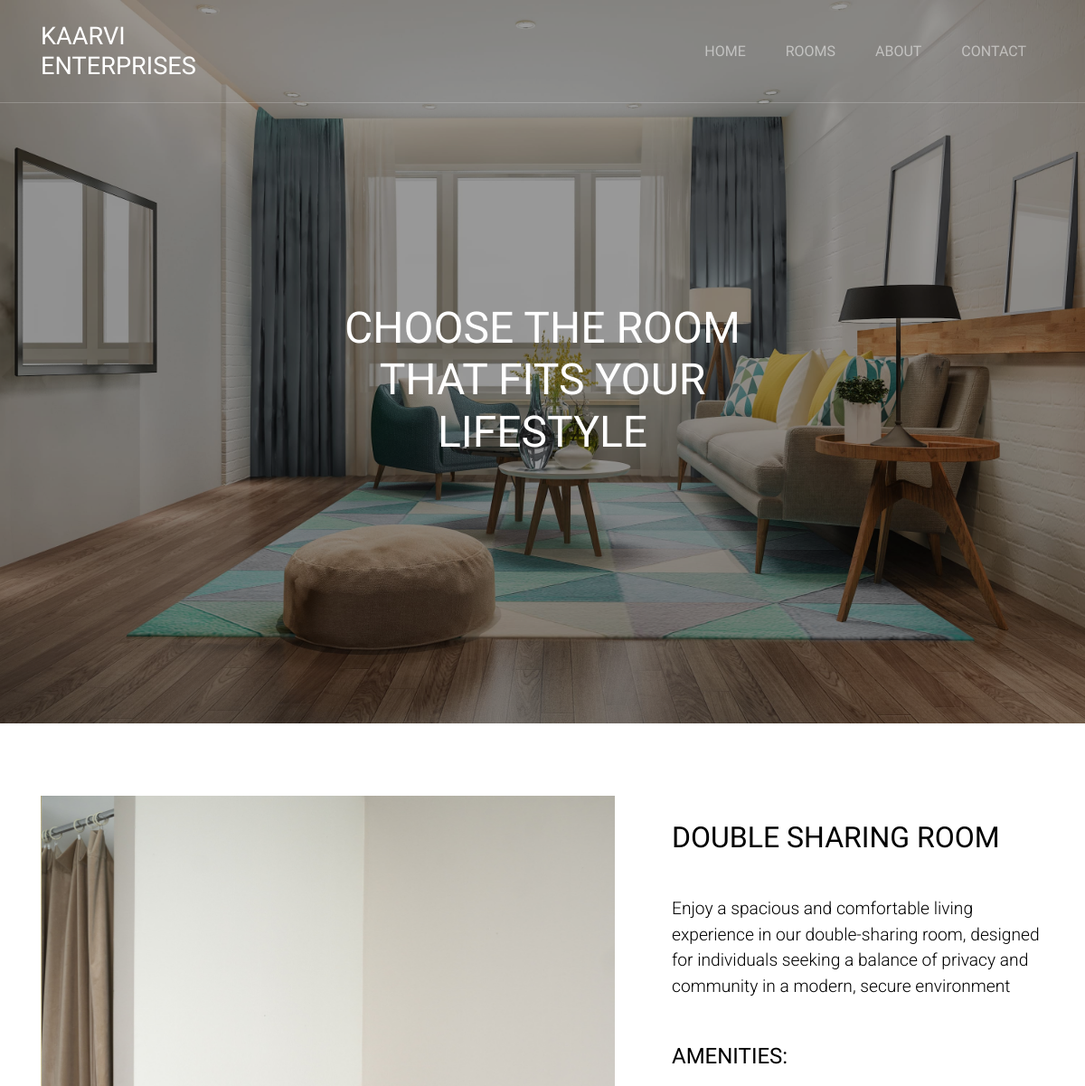
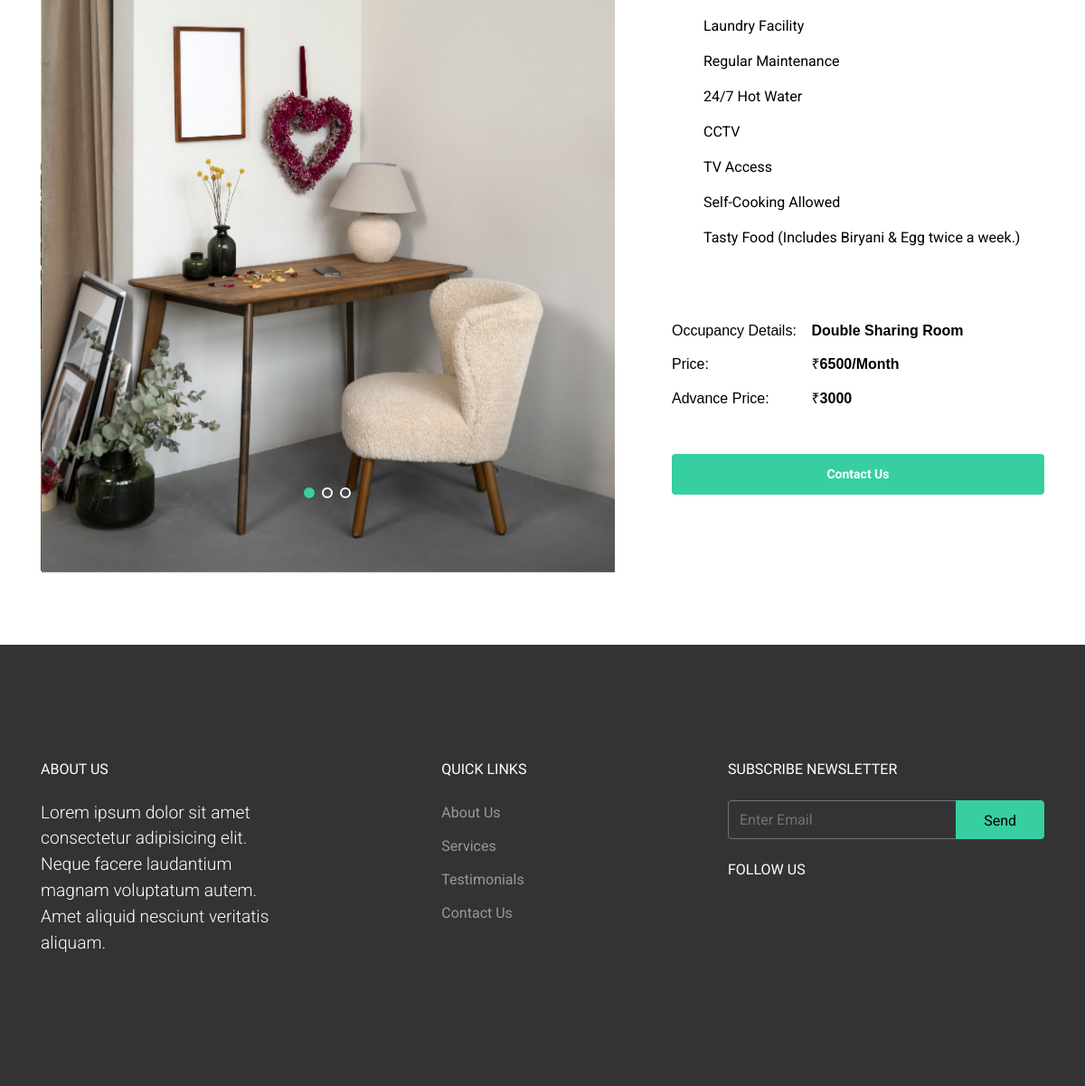
The page /singleroom/13/ on the database its author committed (2 pictures, top to bottom).
### Backend/models.py (models this page shows)
class DetailsDB(models.Model):
    name = models.CharField(max_length=100, null=True, blank=True)
    description = models.CharField(max_length=500, null=True, blank=True)
    price = models.IntegerField(null=True, blank=True)
    advprice = models.IntegerField(null=True, blank=True)
    roomimage1 = models.ImageField(upload_to="Room_images", null=True, blank=True)
    roomimage2 = models.ImageField(upload_to="Room_images", null=True, blank=True)
    roomimage3 = models.ImageField(upload_to="Room_images", null=True, blank=True)

### Frontend/views.py (the view)
# urls.py: path('singleroom/<int:Rid>/', views.singleroom, name="singleroom"),
def singleroom(req,Rid):
    data = DetailsDB.objects.all()
    cata = DetailsDB.objects.get(id=Rid)
    return render(req,"singleroom.html",{'data':data,'cata':cata})

### Frontend/templates/singleroom.html (shortened to what this page needs)
<!DOCTYPE html>
{% load static %}
<html lang="en">
  <head>
    <link rel="stylesheet" href="{% static '/frontend/fonts/icomoon/style.css' %}">
    <link rel="stylesheet" href="{% static '/frontend/css/bootstrap.min.css' %}">
    <link rel="stylesheet" href="{% static '/frontend/css/jquery-ui.css' %}">
    <link rel="stylesheet" href="{% static '/frontend/css/owl.carousel.min.css' %}">
    <link rel="stylesheet" href="{% static '/frontend/css/owl.theme.default.min.css' %}">
    <link rel="stylesheet" href="{% static '/frontend/css/owl.theme.default.min.css' %}">
    <link rel="stylesheet" href="{% static '/frontend/css/jquery.fancybox.min.css' %}">
    <link rel="stylesheet" href="{% static '/frontend/css/bootstrap-datepicker.css' %}">
    <link rel="stylesheet" href="{% static '/frontend/fonts/flaticon/font/flaticon.css' %}">
    <link rel="stylesheet" href="{% static '/frontend/css/aos.css' %}">
    <link rel="stylesheet" href="{% static '/frontend/css/style.css' %}">
  </head>
  <body data-spy="scroll" data-target=".site-navbar-target" data-offset="300">
  <div class="site-wrap">
    <header class="site-navbar py-4 js-sticky-header site-navbar-target" role="banner">
      <div class="container">
        <div class="row align-items-center">
          <div class="col-6 col-xl-2"  >
            <h1 class="mb-0 site-logo m-0 p-0"><a href="index.html" class="mb-0">KAARVI ENTERPRISES </a></h1>
          </div>
          <div class="col-12 col-md-10 d-none d-xl-block">
            <nav class="site-navigation position-relative text-right" role="navigation">
              <ul class="site-menu main-menu js-clone-nav mr-auto d-none d-lg-block">
                <li><a href="{% url 'homepage' %}" class="nav-link">Home</a></li>
                <li><a href="{% url 'roomspage' %}" class="nav-link">Rooms</a></li>
                <li><a href="{% url 'aboutpage' %}" class="nav-link">About</a></li>
                <li><a href="{% url 'contactpage' %}" class="nav-link">Contact</a></li>
              </ul>
            </nav>
          </div>
        </div>
      </div>
    </header>
   <div class="site-blocks-cover overlay" style="background-image: url('{% static 'frontend/images/Rooms.jpg' %}');" data-aos="fade" id="home-section">
      <div class="container">
        <div class="row align-items-center justify-content-center">
          <div class="col-md-5 mx-auto mt-lg-5 text-center">
            <h1>Choose the Room that fits your Lifestyle</h1>
          </div>
        </div>
      </div>
    <div class="site-section" id="property-details">
      <div class="container">
        <div class="row">
          <div class="col-lg-7">
            <div class="owl-carousel slide-one-item with-dots" >
              <div><img src="{{cata.roomimage1.url}}" alt="Image" class="img-fluid"></div>
            </div>
          </div>
       <div class="col-lg-5 pl-lg-5 ml-auto">
    <div class="text" style="color: black;"><br>
        <h2 style="color: black;">{{ cata.name }}</h2><br>
        <p class="mb-5" style="color: black; padding-top: 10px;">
            {{ cata.description }}
        </p>
        <h4 >Amenities:</h4><br>
        <ul class="list-unstyled ul-check success" style="padding-top: -20px;" >
                  <li>Laundry Facility</li>
                  <li>Regular Maintenance </li>
                  <li>24/7 Hot Water</li>
                  <li>CCTV</li>
                  <li>TV Access</li>
                  <li>Self-Cooking Allowed</li>
                  <li>Tasty Food (Includes Biryani & Egg twice a week.)</li>
                </ul><br>
        <ul class="property-list-details mb-5" style="list-style: none; padding-top: 20px; padding: 0; color: black; margin: 0; font-family: Arial, Helvetica, sans-serif; font-weight: 500;">
            <li style="color: black; margin-bottom: 10px; ">
                <span style="display: inline-block; width: 150px;">Occupancy Details:</span>
                <strong style="color: black; font-weight: 550;">{{ cata.name }}</strong>
            </li>
            <li style="color: black; margin-bottom: 10px;">
                <span style="display: inline-block; width: 150px;">Price:</span>
                <strong style="color: black; font-weight: 550;">₹{{ cata.price }}/Month</strong>
            </li>
            <li style="color: black; margin-bottom: 10px;">
                <span style="display: inline-block; width: 150px;">Advance Price:</span>
                <strong style="color: black; font-weight: 550;">₹{{ cata.advprice }}</strong>
            </li>
        </ul>
        <div>
            <a href="{% url 'contactpage' %}" style="display: inline-block; padding: 12px; border: none; border-radius: 4px; font-size: 14px; cursor: pointer; font-weight: bold; width: 100%; text-align: center; text-decoration: none;" class="btn btn-primary btn-md text-white">Contact Us</a>
        </div>
              </div>
           </div>
        </div>
      </div>
    </div>
    <footer class="site-footer">
      <div class="container">
        <div class="row">
          <div class="col-md-8">
            <div class="row">
              <div class="col-md-5">
                <h2 class="footer-heading mb-4">About Us</h2>
                <p>Lorem ipsum dolor sit amet consectetur adipisicing elit. Neque facere laudantium magnam voluptatum autem. Amet aliquid nesciunt veritatis aliquam.</p>
              </div>
              <div class="col-md-3 mx-auto">
                <h2 class="footer-heading mb-4">Quick Links</h2>
                <ul class="list-unstyled">
                  <li><a href="#home-section">About Us</a></li>
                  <li><a href="#home-section">Services</a></li>
                  <li><a href="#home-section">Testimonials</a></li>
                  <li><a href="#home-section">Contact Us</a></li>
                </ul>
              </div>
            </div>
          </div>
          <div class="col-md-4">
            <div class="mb-4">
              <h2 class="footer-heading mb-4">Subscribe Newsletter</h2>
            <form action="#" method="post" class="footer-subscribe">
              <div class="input-group mb-3">
                <input type="text" class="form-control border-secondary text-white bg-transparent" placeholder="Enter Email" aria-label="Enter Email" aria-describedby="button-addon2">
                <div class="input-group-append">
                  <button class="btn btn-primary text-black" type="button" id="button-addon2">Send</button>
                </div>
              </div>
            </form>
            </div>
            <div class="">
              <h2 class="footer-heading mb-4">Follow Us</h2>
                <a href="#" class="pl-0 pr-3"><span class="icon-facebook"></span></a>
                <a href="#" class="pl-3 pr-3"><span class="icon-twitter"></span></a>
                <a href="#" class="pl-3 pr-3"><span class="icon-instagram"></span></a>
                <a href="#" class="pl-3 pr-3"><span class="icon-linkedin"></span></a>
            </div>
          </div>
        </div>
      </div>
    </footer>
  </div>
  </body>
</html>

### Frontend/static/frontend/css/style.css (style rules this page uses)
html { overflow-x: hidden; }
body { line-height: 1.7; color: gray; font-weight: 400; font-size: 1rem; }
a { -webkit-transition: .3s all ease; -o-transition: .3s all ease; transition: .3s all ease; }
h1, h2, h3, h4, h5, .h1, .h2, .h3, .h4, .h5 { font-family: "Oswald", sans-serif; font-weight: 300 !important; text-transform: uppercase; }
.text-black { color: #000 !important; }
.site-wrap:before { display: none; -webkit-transition: .3s all ease-in-out; -o-transition: .3s all ease-in-out; transition: .3s all ease-in-out; background: rgba(0, 0, 0, 0.6); content: ""; position: absolute; z-index: 2000; top: 0; left: 0; right: 0; bottom: 0; opacity: 0; visibility: hidden; }
.btn { font-size: 16px; border-radius: 4px; padding: 10px 30px; }
.btn.btn-primary { background: #37cfa2; border-color: #37cfa2; color: #fff; }
.form-control { height: 43px; border-radius: 4px; font-family: "Roboto", -apple-system, BlinkMacSystemFont, "Segoe UI", Roboto, "Helvetica Neue", Arial, sans-serif, "Apple Color Emoji", "Segoe UI Emoji", "Segoe UI Symbol", "Noto Color Emoji"; }
.site-section { padding: 2.5em 0; }
@media (min-width: 768px) { .site-section { padding: 5em 0; } }
.site-footer { padding: 4em 0; background: #333333; }
@media (min-width: 768px) { .site-footer { padding: 8em 0; } }
.site-footer p { color: #737373; }
.site-footer h2, .site-footer h3, .site-footer h4, .site-footer h5 { color: #fff; }
.site-footer a { color: #999999; }
.site-footer ul li { margin-bottom: 10px; }
.site-footer .footer-heading { font-size: 16px; color: #fff; }
.ul-check { margin-bottom: 50px; }
.ul-check li { position: relative; padding-left: 35px; margin-bottom: 15px; line-height: 1.5; }
.ul-check li:before { left: 0; font-size: 20px; top: -.3rem; font-family: "icomoon"; content: "\e5ca"; position: absolute; }
.ul-check.success li:before { color: #8bc34a; }
.site-navbar { margin-bottom: 0px; z-index: 1999; position: absolute; width: 100%; }
.site-navbar ul { font-family: "Oswald", sans-serif; text-transform: uppercase; font-weight: 300; }
.site-navbar .site-logo { position: relative; left: 0; font-size: 1.7rem; font-weight: 900; text-transform: uppercase; font-family: "Oswald", sans-serif; }
.site-navbar .site-logo a { color: #fff; }
.site-navbar .site-navigation .site-menu { margin-bottom: 0; }
.site-navbar .site-navigation .site-menu a { text-decoration: none !important; display: inline-block; }
.site-navbar .site-navigation .site-menu > li { display: inline-block; }
.site-navbar .site-navigation .site-menu > li > a { padding: 5px 20px; color: rgba(255, 255, 255, 0.5); display: inline-block; text-decoration: none !important; }
.site-mobile-menu .site-nav-wrap { padding: 0; margin: 0; list-style: none; position: relative; }
.site-mobile-menu .site-nav-wrap a { padding: 10px 20px; display: block; position: relative; color: #212529; }
.site-mobile-menu .site-nav-wrap li { position: relative; display: block; }
.site-mobile-menu .site-nav-wrap > li { display: block; position: relative; float: left; width: 100%; }
.site-mobile-menu .site-nav-wrap > li > a { padding-left: 20px; font-size: 20px; }
.sticky-wrapper .site-navbar { -webkit-transition: .3s all ease; -o-transition: .3s all ease; transition: .3s all ease; }
.sticky-wrapper .site-navbar { border-bottom: 1px solid rgba(255, 255, 255, 0.2); }
.sticky-wrapper .site-navbar .site-logo a { color: #fff; }
.sticky-wrapper .site-navbar ul li a { color: rgba(255, 255, 255, 0.7); }
.site-blocks-cover { background-size: cover; background-repeat: no-repeat; background-position: top; background-position: center center; }
.site-blocks-cover > .container { z-index: 2; position: relative; }
.site-blocks-cover.overlay { position: relative; }
.site-blocks-cover.overlay:before { z-index: 1; position: absolute; content: ""; left: 0; bottom: 0; right: 0; top: 0; background: rgba(0, 0, 0, 0.4); }
.site-blocks-cover, .site-blocks-cover > .container > .row { min-height: 600px; height: calc(100vh); }
.site-blocks-cover h1 { font-size: 3rem; font-weight: 400; color: #fff; font-weight: 900; }
.site-blocks-cover p { color: white; font-size: 1.2rem; line-height: 1.5; font-weight: 300; }
.position-relative { position: relative; }
.footer-subscribe .btn { height: 43px; }

### rows shown on the page
DetailsDB: roomimage1 (picture), name "DOUBLE SHARING ROOM", description "Enjoy a spacious and comfortable living experience in our double-sharing room, designed for individuals seeking a balance of privacy and community in a modern, secure environment", name "Double Sharing Room", price "6500", advprice "3000"
